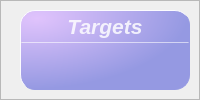
                 <widget class="QFrame" name="frame_7">
                  <property name="frameShape">
                   <enum>QFrame::StyledPanel</enum>
                  </property>
                  <property name="frameShadow">
                   <enum>QFrame::Raised</enum>
                  </property>
                  <layout class="QHBoxLayout" name="horizontalLayout_23">
                   <property name="spacing">
                    <number>6</number>
                   </property>
                   <property name="leftMargin">
                    <number>0</number>
                   </property>
                   <property name="topMargin">
                    <number>9</number>
                   </property>
                   <property name="rightMargin">
                    <number>9</number>
                   </property>
                   <property name="bottomMargin">
                    <number>9</number>
                   </property>
                   <item>
                    <widget class="QLabel" name="targetLabel">
                     <property name="maximumSize">
                      <size>
                       <width>80</width>
                       <height>80</height>
                      </size>
                     </property>
                     <property name="text">
                      <string/>
                     </property>
                     <property name="pixmap">
                      <pixmap resource="YOLOSHOWUI.qrc">:/statusbar/images/newsize/targetBar.png</pixmap>
                     </property>
                     <property name="alignment">
                      <set>Qt::AlignCenter</set>
                     </property>
                    </widget>
                   </item>
                   <item>
                    <widget class="QFrame" name="Target_QF">
                     <property name="minimumSize">
                      <size>
                       <width>170</width>
                       <height>80</height>
                      </size>
                     </property>
                     <property name="maximumSize">
                      <size>
                       <width>170</width>
                       <height>80</height>
                      </size>
                     </property>
                     <property name="toolTipDuration">
                      <number>0</number>
                     </property>
                     <property name="styleSheet">
                      <string notr="true">QFrame#Target_QF{
color: rgb(255, 255, 255);
border-radius: 15px;
background-color: qradialgradient(cx:0, cy:0, radius:1, fx:0.1, fy:0.1, stop:0 #E0C3FC,  stop:1  #9599E2);
border: 1px outset #9599E2;
}
</string>
                     </property>
                     <property name="frameShape">
                      <enum>QFrame::StyledPanel</enum>
                     </property>
                     <property name="frameShadow">
                      <enum>QFrame::Raised</enum>
                     </property>
                     <layout class="QVBoxLayout" name="verticalLayout_9" stretch="0,2,1">
                      <property name="spacing">
                       <number>0</number>
                      </property>
                      <property name="leftMargin">
                       <number>0</number>
                      </property>
                      <property name="topMargin">
                       <number>0</number>
                      </property>
                      <property name="rightMargin">
                       <number>0</number>
                      </property>
                      <property name="bottomMargin">
                       <number>0</number>
                      </property>
                      <item>
                       <widget class="QFrame" name="Target_top">
                        <property name="styleSheet">
                         <string notr="true">border:none</string>
                        </property>
                        <property name="frameShape">
                         <enum>QFrame::StyledPanel</enum>
                        </property>
                        <property name="frameShadow">
                         <enum>QFrame::Raised</enum>
                        </property>
                        <layout class="QHBoxLayout" name="horizontalLayout_12">
                         <property name="spacing">
                          <number>0</number>
                         </property>
                         <property name="leftMargin">
                          <number>0</number>
                         </property>
                         <property name="topMargin">
                          <number>3</number>
                         </property>
                         <property name="rightMargin">
                          <number>0</number>
                         </property>
                         <property name="bottomMargin">
                          <number>3</number>
                         </property>
                         <item>
                          <widget class="QLabel" name="label_6">
                           <property name="maximumSize">
                            <size>
                             <width>16777215</width>
                             <height>30</height>
                            </size>
                           </property>
                           <property name="font">
                            <font>
                             <family>Segoe UI</family>
                             <pointsize>16</pointsize>
                             <italic>true</italic>
                             <bold>true</bold>
                            </font>
                           </property>
                           <property name="styleSheet">
                            <string notr="true">color: rgba(255, 255,255, 210);
text-align:center;
font: 700 italic 16pt "Segoe UI";</string>
                           </property>
                           <property name="text">
                            <string>Targets</string>
                           </property>
                           <property name="alignment">
                            <set>Qt::AlignCenter</set>
                           </property>
                           <property name="indent">
                            <number>0</number>
                           </property>
                          </widget>
                         </item>
                        </layout>
                       </widget>
                      </item>
                      <item>
                       <widget class="Line" name="line_3">
                        <property name="maximumSize">
                         <size>
                          <width>16777215</width>
                          <height>1</height>
                         </size>
                        </property>
                        <property name="styleSheet">
                         <string notr="true">background-color: rgba(255, 255, 255, 89);</string>
                        </property>
                        <property name="orientation">
                         <enum>Qt::Horizontal</enum>
                        </property>
                       </widget>
                      </item>
                      <item>
                       <widget class="QFrame" name="Target_bottom">
                        <property name="styleSheet">
                         <string notr="true">border:none</string>
                        </property>
                        <property name="frameShape">
                         <enum>QFrame::StyledPanel</enum>
                        </property>
                        <property name="frameShadow">
                         <enum>QFrame::Raised</enum>
                        </property>
                        <layout class="QVBoxLayout" name="verticalLayout_10">
                         <property name="spacing">
                          <number>0</number>
                         </property>
                         <property name="leftMargin">
                          <number>0</number>
                         </property>
                         <property name="topMargin">
                          <number>6</number>
                         </property>
                         <property name="rightMargin">
                          <number>0</number>
                         </property>
                         <property name="bottomMargin">
                          <number>6</number>
                         </property>
                         <item alignment="Qt::AlignTop">
                          <widget class="QLabel" name="Target_num">
                           <property name="minimumSize">
                            <size>
                             <width>0</width>
                             <height>30</height>
                            </size>
                           </property>
                           <property name="maximumSize">
                            <size>
                             <width>16777215</width>
                             <height>30</height>
                            </size>
                           </property>
                           <property name="font">
                            <font>
                             <family>Microsoft YaHei UI</family>
                             <pointsize>17</pointsize>
                             <italic>false</italic>
                             <bold>false</bold>
                             <underline>false</underline>
                            </font>
                           </property>
                           <property name="styleSheet">
                            <string notr="true">color: rgb(255, 255, 255);
font: 17pt "Microsoft YaHei UI";</string>
                           </property>
                           <property name="text">
                            <string/>
                           </property>
                           <property name="alignment">
                            <set>Qt::AlignCenter</set>
                           </property>
                          </widget>
                         </item>
                        </layout>
                       </widget>
                      </item>
                     </layout>
                    </widget>
                   </item>
                  </layout>
                 </widget>
